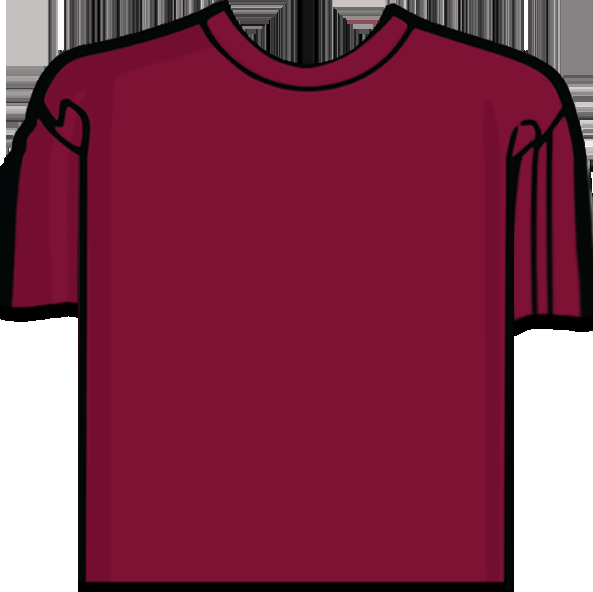
#> input picture experiments/opencv_experiments/shirtificate.png, 593 x 592 px, found by its file name
$ python image.py
#> lines starting #> are read from the running program, lines starting #| are printed output that depends on the picture
import cv2

img = cv2.imread("Final_Project/shirtificate.png",1)
#> img is the input picture: shape (592, 593, 3); mean B, G, R 77.3, 52.5, 127.8

img = cv2.resize(img,(400,400)) #interms of pixels
#> img: shape (400, 400, 3)

img = cv2.rotate(img,cv2.ROTATE_90_CLOCKWISE)
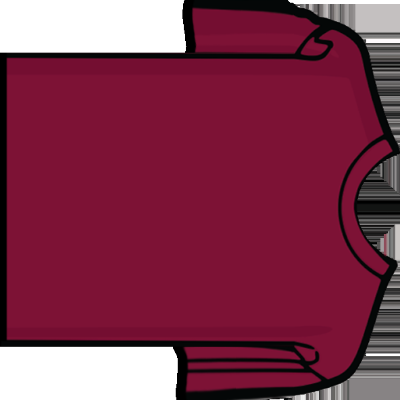
#> img: shape (400, 400, 3); mean B, G, R 77.2, 52.5, 127.8

cv2.imshow('Image',img) #first param is window name/title

cv2.waitKey(0) #wait for user to press any key. 0 signifies an infinite amount of time (time in milliseconds)

cv2.destroyAllWindows()

# -1, cv2.IMREAD_COLOR: Loads a color image. Any transparency of image will be ignored. This is default flag
# 0, cv2.IMREAD_GREYSCALE: loads image in greyscale
# 1, cv2.IMREAD_UNCHNAGED: Loads image as such inclucding alpha channel
